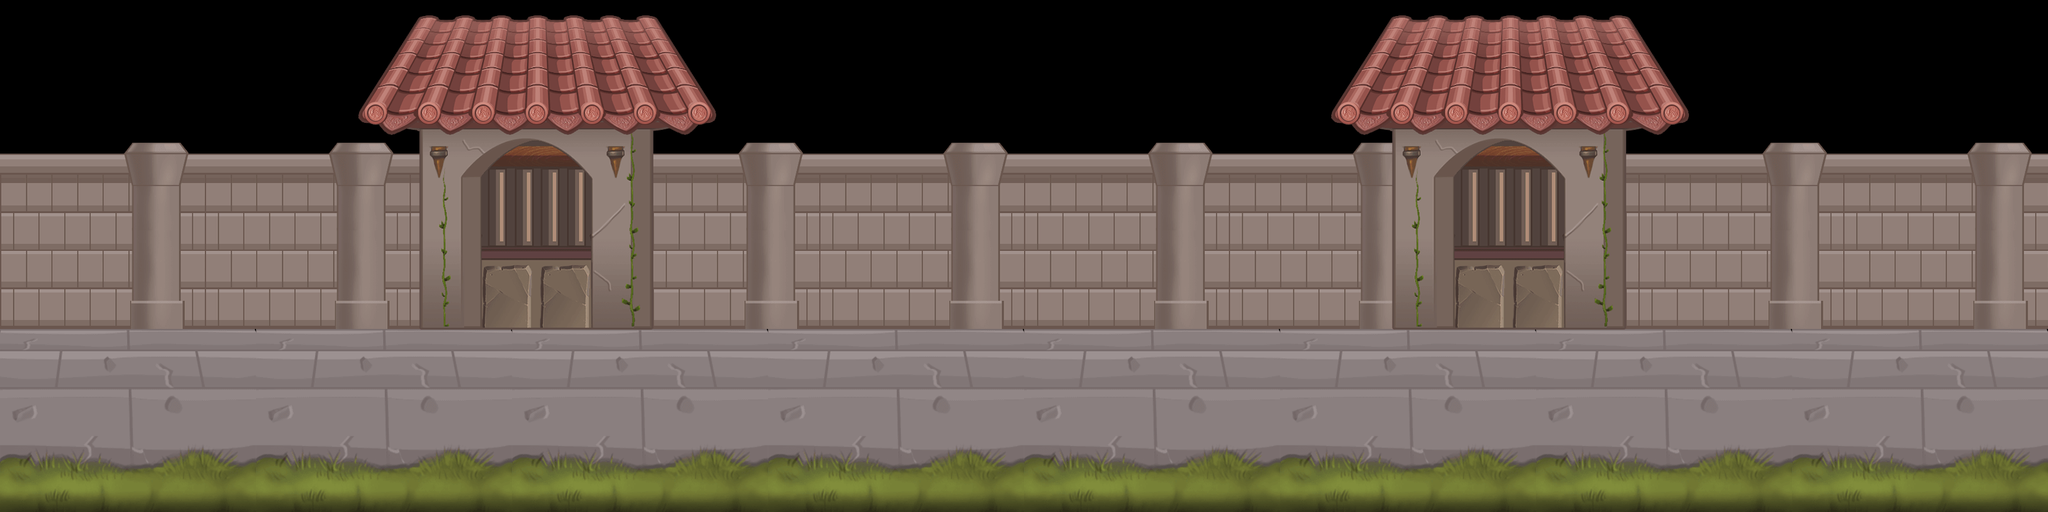

A level layout from a 2D game, rendered from its tile map. Below: a short description, then the map file with its tile-grid data intact:
An orthogonal 40x10 tile map with 80x80 px tiles, 3 tile layers (street, wall, house) and 2 objects.

<map version="1.0" orientation="orthogonal" renderorder="right-down" width="40" height="10" tilewidth="80" tileheight="80" nextobjectid="3">
 <tileset firstgid="1" name="Map_CungTrungDuong" tilewidth="80" tileheight="80" tilecount="99" columns="11">
  <image source="Map_CungTrungDuong/Map_CungTrungDuong.png" width="880" height="720" />
 </tileset>
 <layer name="street" width="40" height="10">
  <data encoding="csv">
0,0,0,0,0,0,0,0,0,0,0,0,0,0,0,0,0,0,0,0,0,0,0,0,0,0,0,0,0,0,0,0,0,0,0,0,0,0,0,0,
0,0,0,0,0,0,0,0,0,0,0,0,0,0,0,0,0,0,0,0,0,0,0,0,0,0,0,0,0,0,0,0,0,0,0,0,0,0,0,0,
0,0,0,0,0,0,0,0,0,0,0,0,0,0,0,0,0,0,0,0,0,0,0,0,0,0,0,0,0,0,0,0,0,0,0,0,0,0,0,0,
0,0,0,0,0,0,0,0,0,0,0,0,0,0,0,0,0,0,0,0,0,0,0,0,0,0,0,0,0,0,0,0,0,0,0,0,0,0,0,0,
0,0,0,0,0,0,0,0,0,0,0,0,0,0,0,0,0,0,0,0,0,0,0,0,0,0,0,0,0,0,0,0,0,0,0,0,0,0,0,0,
0,0,0,0,0,0,0,0,0,0,0,0,0,0,0,0,0,0,0,0,0,0,0,0,0,0,0,0,0,0,0,0,0,0,0,0,0,0,0,0,
56,57,58,59,60,56,57,58,59,60,56,57,58,59,60,56,57,58,59,60,56,57,58,59,60,56,57,58,59,60,56,57,58,59,60,56,57,58,59,60,
67,68,69,70,71,67,68,69,70,71,67,68,69,70,71,67,68,69,70,71,67,68,69,70,71,67,68,69,70,71,67,68,69,70,71,67,68,69,70,71,
78,79,80,81,82,78,79,80,81,82,78,79,80,81,82,78,79,80,81,82,78,79,80,81,82,78,79,80,81,82,78,79,80,81,82,78,79,80,81,82,
89,90,91,92,93,89,90,91,92,93,89,90,91,92,93,89,90,91,92,93,89,90,91,92,93,89,90,91,92,93,89,90,91,92,93,89,90,91,92,93
</data>
 </layer>
 <layer name="wall" width="40" height="10">
  <data encoding="csv">
0,0,0,0,0,0,0,0,0,0,0,0,0,0,0,0,0,0,0,0,0,0,0,0,0,0,0,0,0,0,0,0,0,0,0,0,0,0,0,0,
0,0,0,0,0,0,0,0,0,0,0,0,0,0,0,0,0,0,0,0,0,0,0,0,0,0,0,0,0,0,0,0,0,0,0,0,0,0,0,0,
0,0,3,4,0,0,3,4,0,0,3,4,0,0,3,4,0,0,3,4,0,0,3,4,0,0,3,4,0,0,3,4,0,0,3,4,0,0,3,4,
12,13,14,15,12,13,14,15,12,13,14,15,12,13,14,15,12,13,14,15,12,13,14,15,12,13,14,15,12,13,14,15,12,13,14,15,12,13,14,15,
23,24,25,26,23,24,25,26,23,24,25,26,23,24,25,26,23,24,25,26,23,24,25,26,23,24,25,26,23,24,25,26,23,24,25,26,23,24,25,26,
34,35,36,37,34,35,36,37,34,35,36,37,34,35,36,37,34,35,36,37,34,35,36,37,34,35,36,37,34,35,36,37,34,35,36,37,34,35,36,37,
45,46,47,48,45,46,47,48,45,46,47,48,45,46,47,48,45,46,47,48,45,46,47,48,45,46,47,48,45,46,47,48,45,46,47,48,45,46,47,48,
0,0,0,0,0,0,0,0,0,0,0,0,0,0,0,0,0,0,0,0,0,0,0,0,0,0,0,0,0,0,0,0,0,0,0,0,0,0,0,0,
0,0,0,0,0,0,0,0,0,0,0,0,0,0,0,0,0,0,0,0,0,0,0,0,0,0,0,0,0,0,0,0,0,0,0,0,0,0,0,0,
0,0,0,0,0,0,0,0,0,0,0,0,0,0,0,0,0,0,0,0,0,0,0,0,0,0,0,0,0,0,0,0,0,0,0,0,0,0,0,0
</data>
 </layer>
 <layer name="house" width="40" height="10">
  <data encoding="csv">
0,0,0,0,0,0,0,16,17,18,19,20,21,22,0,0,0,0,0,0,0,0,0,0,0,0,16,17,18,19,20,21,22,0,0,0,0,0,0,0,
0,0,0,0,0,0,0,27,28,29,30,31,32,33,0,0,0,0,0,0,0,0,0,0,0,0,27,28,29,30,31,32,33,0,0,0,0,0,0,0,
0,0,0,0,0,0,0,38,39,40,41,42,43,44,0,0,0,0,0,0,0,0,0,0,0,0,38,39,40,41,42,43,44,0,0,0,0,0,0,0,
0,0,0,0,0,0,0,0,50,51,52,53,54,0,0,0,0,0,0,0,0,0,0,0,0,0,0,50,51,52,53,54,0,0,0,0,0,0,0,0,
0,0,0,0,0,0,0,0,61,62,63,64,65,0,0,0,0,0,0,0,0,0,0,0,0,0,0,61,62,63,64,65,0,0,0,0,0,0,0,0,
0,0,0,0,0,0,0,0,72,73,74,75,76,0,0,0,0,0,0,0,0,0,0,0,0,0,0,72,73,74,75,76,0,0,0,0,0,0,0,0,
0,0,0,0,0,0,0,0,83,84,85,86,87,0,0,0,0,0,0,0,0,0,0,0,0,0,0,83,84,85,86,87,0,0,0,0,0,0,0,0,
0,0,0,0,0,0,0,0,0,0,0,0,0,0,0,0,0,0,0,0,0,0,0,0,0,0,0,0,0,0,0,0,0,0,0,0,0,0,0,0,
0,0,0,0,0,0,0,0,0,0,0,0,0,0,0,0,0,0,0,0,0,0,0,0,0,0,0,0,0,0,0,0,0,0,0,0,0,0,0,0,
0,0,0,0,0,0,0,0,0,0,0,0,0,0,0,0,0,0,0,0,0,0,0,0,0,0,0,0,0,0,0,0,0,0,0,0,0,0,0,0
</data>
 </layer>
 <objectgroup name="ground">
  <object id="1" x="-124" y="625" width="3407.88" height="14" />
 </objectgroup>
 <objectgroup name="under_ground">
  <object id="2" x="-114" y="681" width="3385.82" height="10" />
 </objectgroup>
</map>
